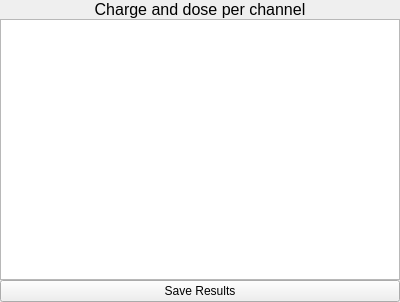
<?xml version="1.0" encoding="UTF-8"?>
<ui version="4.0">
 <class>ResultTable</class>
 <widget class="QWidget" name="ResultTable">
  <property name="geometry">
   <rect>
    <x>0</x>
    <y>0</y>
    <width>400</width>
    <height>302</height>
   </rect>
  </property>
  <property name="windowTitle">
   <string>ResultTable</string>
  </property>
  <layout class="QVBoxLayout" name="verticalLayout">
   <property name="spacing">
    <number>0</number>
   </property>
   <property name="leftMargin">
    <number>0</number>
   </property>
   <property name="topMargin">
    <number>0</number>
   </property>
   <property name="rightMargin">
    <number>0</number>
   </property>
   <property name="bottomMargin">
    <number>0</number>
   </property>
   <item>
    <widget class="QLabel" name="l_title">
     <property name="font">
      <font>
       <pointsize>12</pointsize>
      </font>
     </property>
     <property name="text">
      <string>Charge and dose per channel</string>
     </property>
     <property name="textFormat">
      <enum>Qt::TextFormat::AutoText</enum>
     </property>
     <property name="alignment">
      <set>Qt::AlignmentFlag::AlignCenter</set>
     </property>
    </widget>
   </item>
   <item>
    <widget class="QTableView" name="tv_results">
     <property name="alternatingRowColors">
      <bool>true</bool>
     </property>
     <property name="gridStyle">
      <enum>Qt::PenStyle::SolidLine</enum>
     </property>
     <attribute name="horizontalHeaderCascadingSectionResizes">
      <bool>true</bool>
     </attribute>
     <attribute name="horizontalHeaderMinimumSectionSize">
      <number>1</number>
     </attribute>
     <attribute name="horizontalHeaderDefaultSectionSize">
      <number>70</number>
     </attribute>
     <attribute name="horizontalHeaderStretchLastSection">
      <bool>true</bool>
     </attribute>
     <attribute name="verticalHeaderMinimumSectionSize">
      <number>1</number>
     </attribute>
     <attribute name="verticalHeaderStretchLastSection">
      <bool>false</bool>
     </attribute>
    </widget>
   </item>
   <item>
    <widget class="QPushButton" name="pb_save_results">
     <property name="text">
      <string>Save Results</string>
     </property>
    </widget>
   </item>
  </layout>
 </widget>
 <resources/>
 <connections/>
</ui>
